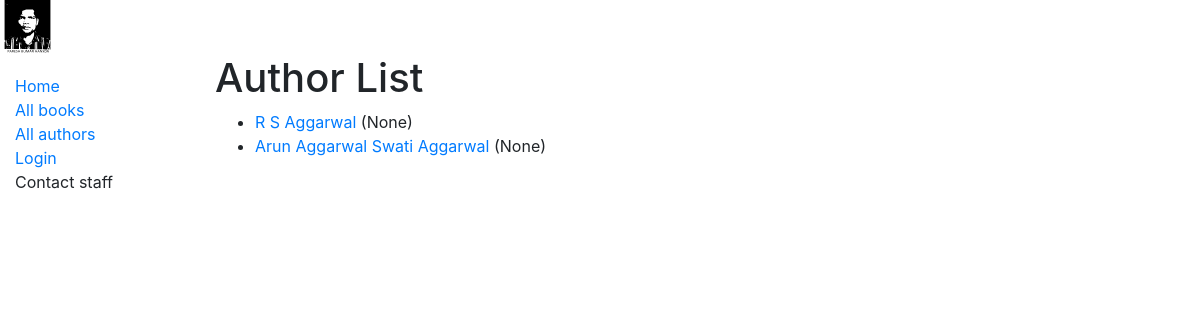
Screenshot of /catalog/authors/ with the database file from the repository.
### catalog/models.py (models this page shows, shortened)
class Author(models.Model):
    first_name = models.CharField(max_length=100)
    last_name = models.CharField(max_length=100)
    date_of_birth = models.DateField(null=True, blank=True)
    date_of_death = models.DateField('Died', null=True, blank=True)
    class Meta:
        ordering = ['last_name', 'first_name']
    def get_absolute_url(self):
        return reverse('author-detail', args=[str(self.id)])

### catalog/views.py (the view)
# urls.py: path('authors/', views.AuthorListView.as_view(), name='authors'),
class AuthorListView(generic.ListView):
    model = Author
    '''
    def get_queryset(self):
        return Book.objects.filter(title__icontains='jhar')[:5]
    '''
    def get_context_data(self, **kwargs):
        context = super(AuthorListView, self).get_context_data(**kwargs)
        context['some_data'] = 'This is just some data'
        return context

### catalog/templates/catalog/author_list.html (shortened to what this page needs)
{% extends "base_generic.html" %}
{% block content %}
  <h1>Author List</h1>
  {% if author_list %}
  <ul>
    {% for author in author_list %}
      <li>
        <a href="{{ author.get_absolute_url }}">{{ author.first_name }} {{author.last_name}}</a> ({{author.date_of_birth}})
      </li>
    {% endfor %}
  </ul>
  {% else %}
    <p>There are no authors in the library.</p>
  {% endif %}
{% endblock %}

### rows the page displays
Author: first_name "R S", last_name "Aggarwal", date_of_birth "None"
Author: first_name "Arun Aggarwal", last_name "Swati Aggarwal", date_of_birth "None"
